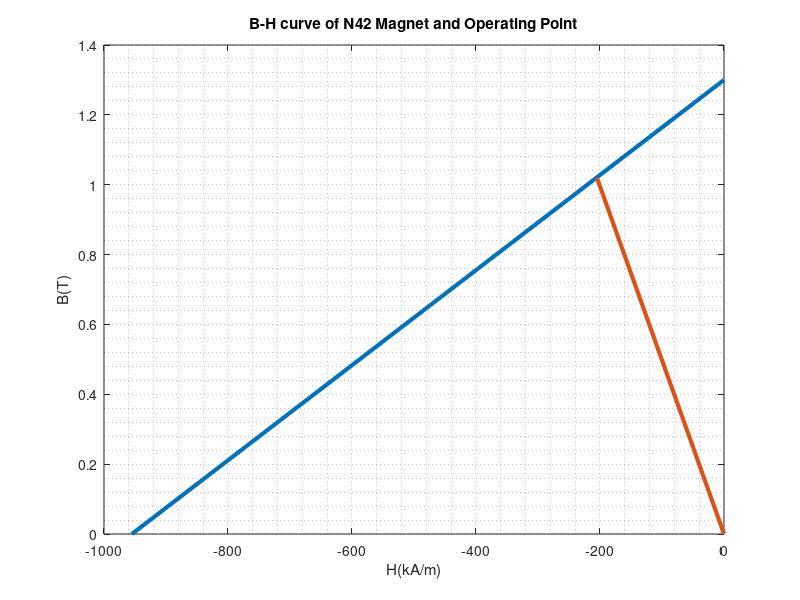

MATLAB code for this plot:
b=[0 1.3];
h=[-955 0];
bop=[1.02 0];
hop=[-205 0];
figure;

plot(h,b,'LineWidth',3);
hold on;
plot(hop,bop,'LineWidth',3);
grid minor
xlabel("H(kA/m)");
ylabel("B(T)");
title("B-H curve of N42 Magnet and Operating Point")